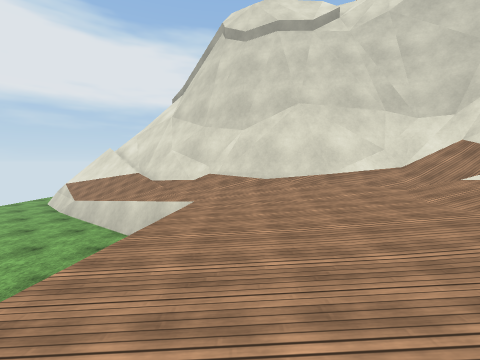
[1] (above)

15 first-person views from a walk through a 3-D level made in the Unity game engine. The camera is 1.5 m above the floor, tilts 4° down and sees 90° across. The floor is counted in squares, 2 m on a side. Each view is taken from the middle of a square. On the plan, view 1 faces up. The plan holds only what a view shows up to about 9 squares ahead; the rest is blank. The place goes on beyond the plan. Some animated figures are not drawn. Surface patterns are stand-ins for the level's own textures.

[2]
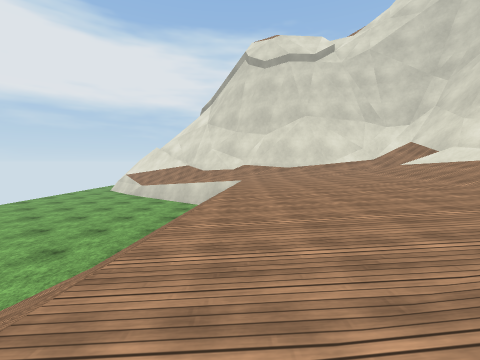

[3]
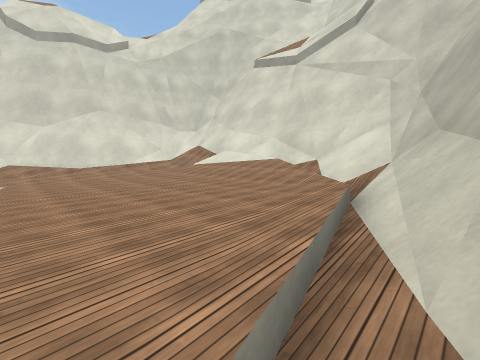

[4]
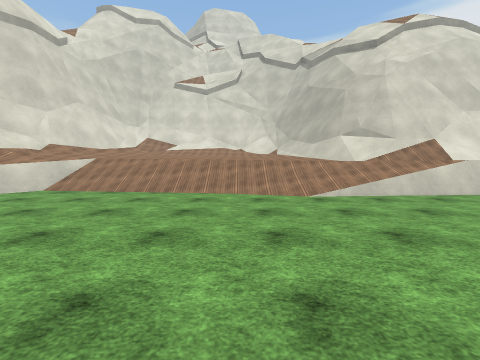

[5]
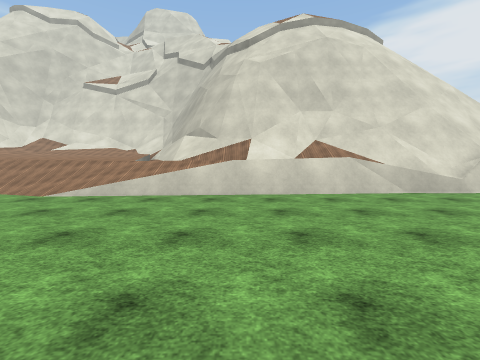

[6]
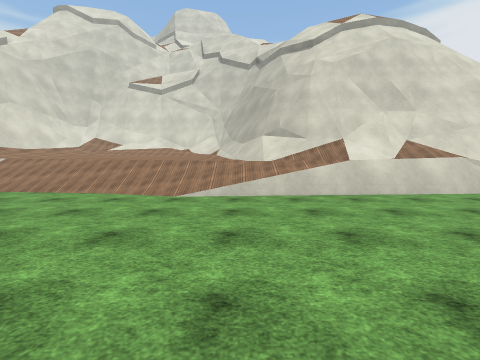

[7]
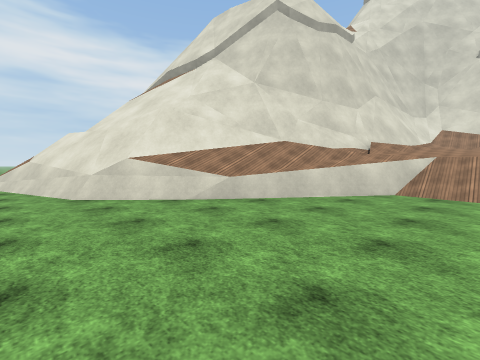

[8]
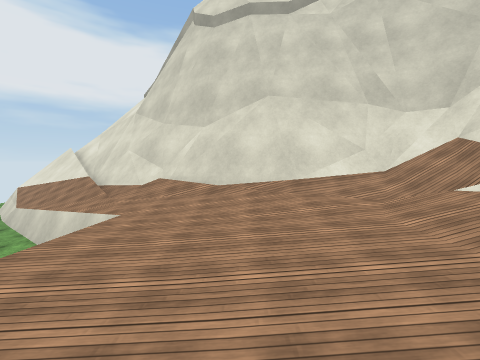

[9]
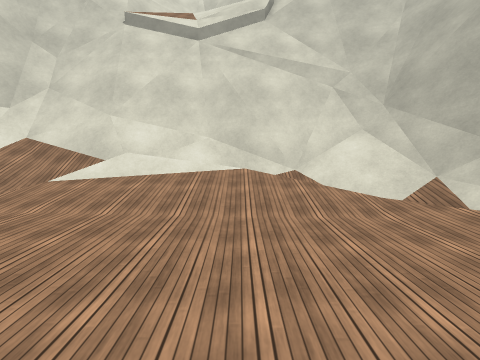

[10]
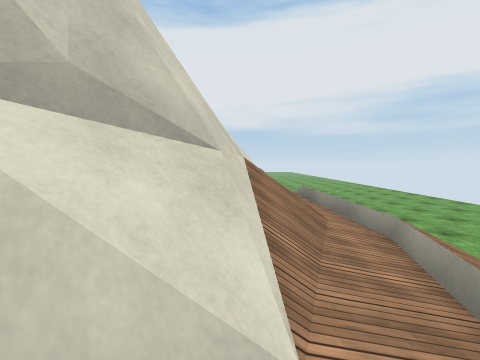

[11]
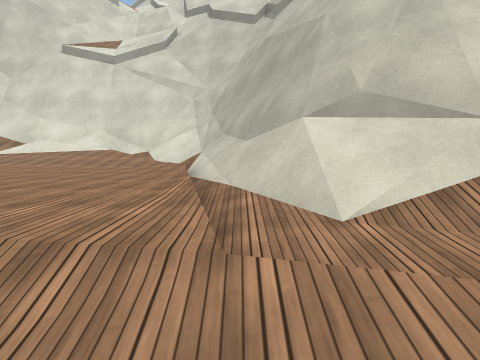

[12]
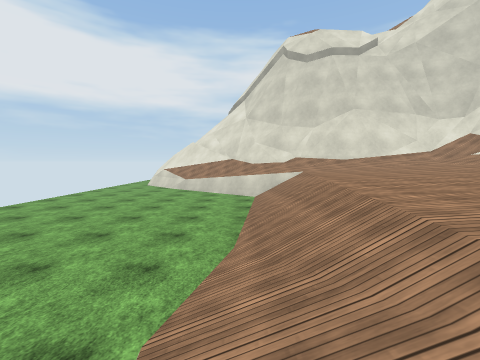

[13]
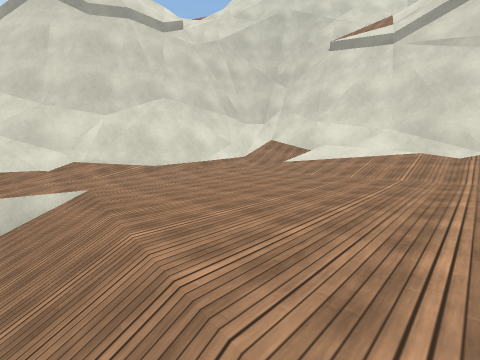

[14]
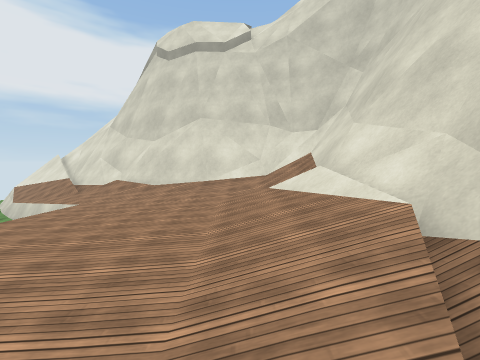

[15]
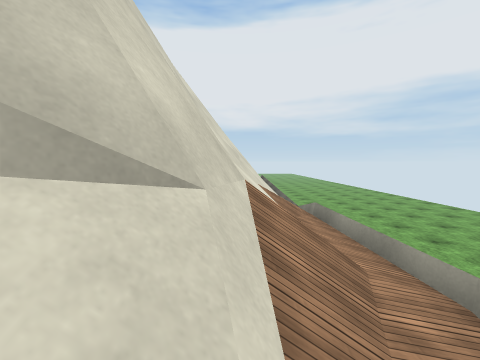

### Floor plan
Key: @ floor where view 1 was taken; # wall or solid block; . main floor; : floor 1.5 m higher than the main floor; + floor 1.75 m higher than the main floor; * floor 2 m higher than the main floor; / step, stairs or slope; = window, fence, low wall or low ledge; ^ raised ledge; v drop or lower ground.
Columns run from 9 left of view 1 to 6 right of it. Each row starts with its distance up from view 1.
 10 .== =v=#vv
  9 ..==##=^=vvv^
  8 ...==#=^^ vvvvvv
  7 .....==#^^^ ^^^
  6 ......=///#^#^#^
  5 .......////   =^
  4 .......////// ^
  3 .......///////^
  2  .....//++*///=^
  1  .....//+++///^
  0 ......//+@+*/=^^
 -1  .....//+++//#=^
 -2  .....///////#^^
 -3 ....../////^^^^
 -4  .....////^^
 -5  .....=#=^^
 -6 ......=#=^
 -7  .....#:=^
 -8  .....=:==
 -9   ....=#=^
-10  .....=#^^
-11 ......=#^
-12 ......=#
-13 .....  ##
-14         ^

Where each view was taken, in squares from view 1:
view 1: 0 up, 0 right, facing up
view 2: 3 down, 1 left, facing up
view 3: 3 down, 1 left, facing up-right
view 4: 0 up, 9 left, facing right
view 5: 6 down, 9 left, facing right
view 6: 3 down, 9 left, facing right
view 7: 4 up, 9 left, facing up-right
view 8: 1 up, 1 right, facing up
view 9: 1 up, 0 right, facing right
view 10: 3 down, 1 left, facing down
view 11: 3 down, 3 left, facing right
view 12: 3 down, 3 left, facing up
view 13: 0 up, 2 left, facing up-right
view 14: 1 down, 3 right, facing up
view 15: 4 down, 1 left, facing down
